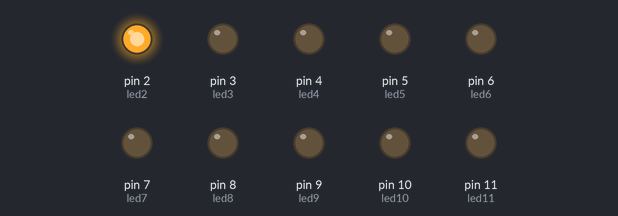
The sketch below on a simulated Arduino Uno, built with avr-gcc and run on an emulated ATmega328P. On the bench: output pins drawn as LEDs (lit = HIGH).

Above: at 0.05 s.
At 0.75 s:
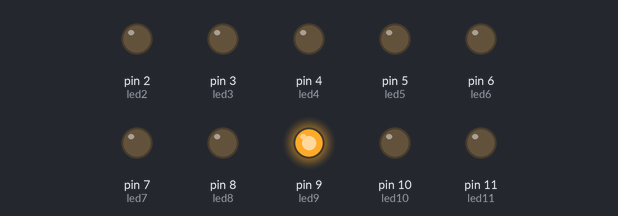
At 1.55 s:
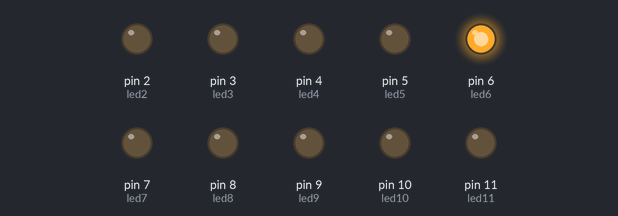
At 2.25 s:
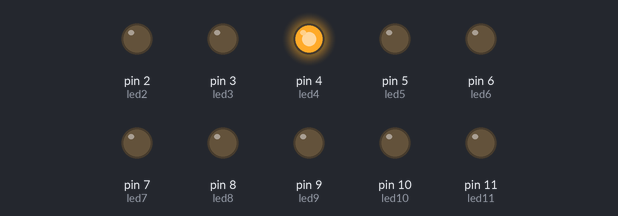
At 3.0 s:
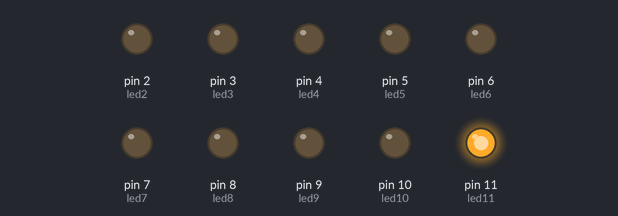
At 4.55 s:
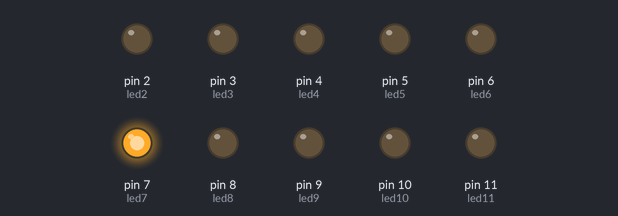
Timing chart, 0 to 4.8 s (numbered marks = the images above):
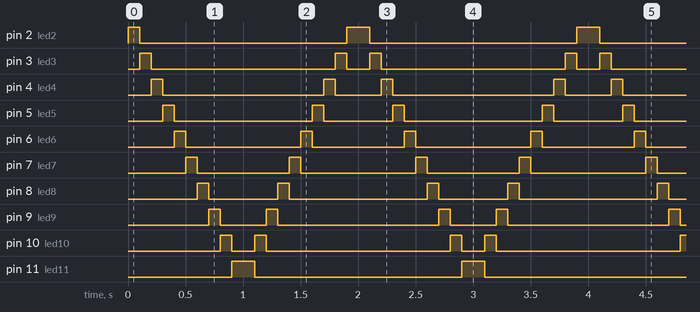

Measured:
- by itself, pin 2 (led2): repeats every 2.0 s: LOW 1.8 s, HIGH 0.20 s
- by itself, pin 3 (led3): repeats every 2.0 s: LOW 1.6 s, HIGH 0.10 s, LOW 0.20 s, HIGH 0.10 s
- by itself, pin 4 (led4): repeats every 2.0 s: LOW 1.4 s, HIGH 0.10 s, LOW 0.40 s, HIGH 0.10 s
- by itself, pin 5 (led5): repeats every 2.0 s: LOW 1.2 s, HIGH 0.10 s, LOW 0.60 s, HIGH 0.10 s
- by itself, pin 6 (led6): repeats every 2.0 s: LOW 1.0 s, HIGH 0.10 s, LOW 0.80 s, HIGH 0.10 s
- by itself, pin 7 (led7): repeats every 2.0 s: LOW 0.80 s, HIGH 0.10 s, LOW 1.0 s, HIGH 0.10 s
- by itself, pin 8 (led8): repeats every 2.0 s: LOW 0.60 s, HIGH 0.10 s, LOW 1.2 s, HIGH 0.10 s
- by itself, pin 9 (led9): repeats every 2.0 s: LOW 0.40 s, HIGH 0.10 s, LOW 1.4 s, HIGH 0.10 s

The sketch:

Leds_modo_KIt.ino
```cpp
int led2 = 2;
int led3 = 3;
int led4 = 4;
int led5 = 5;
int led6 = 6;
int led7 = 7;
int led8 = 8;
int led9 = 9;
int led10 = 10;
int led11 = 11;


void setup() {

  // atrubui aos leds 2-11 como output

    pinMode(led2, OUTPUT);
    pinMode(led3, OUTPUT);
    pinMode(led4, OUTPUT);
    pinMode(led5, OUTPUT);
    pinMode(led6, OUTPUT);
    pinMode(led7, OUTPUT);
    pinMode(led8, OUTPUT);
    pinMode(led9, OUTPUT);
    pinMode(led10, OUTPUT);
    pinMode(led11, OUTPUT);
}


void loop() {

  //inicia o piscar dos leds em sequencia

  digitalWrite(led2, HIGH);
  delay(100);
  digitalWrite(led2, LOW);


  digitalWrite(led3, HIGH);
  delay(100);
  digitalWrite(led3, LOW);


  digitalWrite(led4, HIGH);
  delay(100);
  digitalWrite(led4, LOW);


  digitalWrite(led5, HIGH);
  delay(100);
  digitalWrite(led5, LOW);


  digitalWrite(led6, HIGH);
  delay(100);
  digitalWrite(led6, LOW);


  digitalWrite(led7, HIGH);
  delay(100);
  digitalWrite(led7, LOW);


  digitalWrite(led8, HIGH);
  delay(100);
  digitalWrite(led8, LOW);


  digitalWrite(led9, HIGH);
  delay(100);
  digitalWrite(led9, LOW);


  digitalWrite(led10, HIGH);
  delay(100);
  digitalWrite(led10, LOW);


  digitalWrite(led11, HIGH);
  delay(100);
  digitalWrite(led11, LOW);

 // reverte o processo.


  digitalWrite(led11, HIGH);
  delay(100);
  digitalWrite(led11, LOW);

  digitalWrite(led10, HIGH);
  delay(100);
  digitalWrite(led10, LOW);

  digitalWrite(led9, HIGH);
  delay(100);
  digitalWrite(led9, LOW);

  digitalWrite(led8, HIGH);
  delay(100);
  digitalWrite(led8, LOW);

  digitalWrite(led7, HIGH);
  delay(100);
  digitalWrite(led7, LOW);


  digitalWrite(led6, HIGH);
  delay(100);
  digitalWrite(led6, LOW);

  digitalWrite(led5, HIGH);
  delay(100);
  digitalWrite(led5, LOW);

  digitalWrite(led4, HIGH);
  delay(100);
  digitalWrite(led4, LOW);


  digitalWrite(led3, HIGH);
  delay(100);
  digitalWrite(led3, LOW);


  digitalWrite(led2, HIGH);
  delay(100);
  digitalWrite(led2, LOW);


}
```
